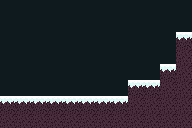

This game map was drawn from its Tiled (.tmx) file and the tilesets committed beside it. A one-line description and the full map source follow:
An orthogonal 12x8 tile map with 16x16 px tiles, 1 tile layer (Tile Layer 1).

<map version="1.5" tiledversion="1.7.2" orientation="orthogonal" renderorder="right-down" width="12" height="8" tilewidth="16" tileheight="16" infinite="0" nextlayerid="2" nextobjectid="1">
 <tileset firstgid="1" source="tileset 1.tsx" />
 <layer id="1" name="Tile Layer 1" width="12" height="8">
  <data encoding="csv">
3,3,3,3,3,3,3,3,3,3,3,3,
3,3,3,3,3,3,3,3,3,3,3,3,
3,3,3,3,3,3,3,3,3,3,3,2,
3,3,3,3,3,3,3,3,3,3,3,1,
3,3,3,3,3,3,3,3,3,3,2,1,
3,3,3,3,3,3,3,3,2,2,1,1,
2,2,2,2,2,2,2,2,1,1,1,1,
1,1,1,1,1,1,1,1,1,1,1,1
</data>
 </layer>
</map>